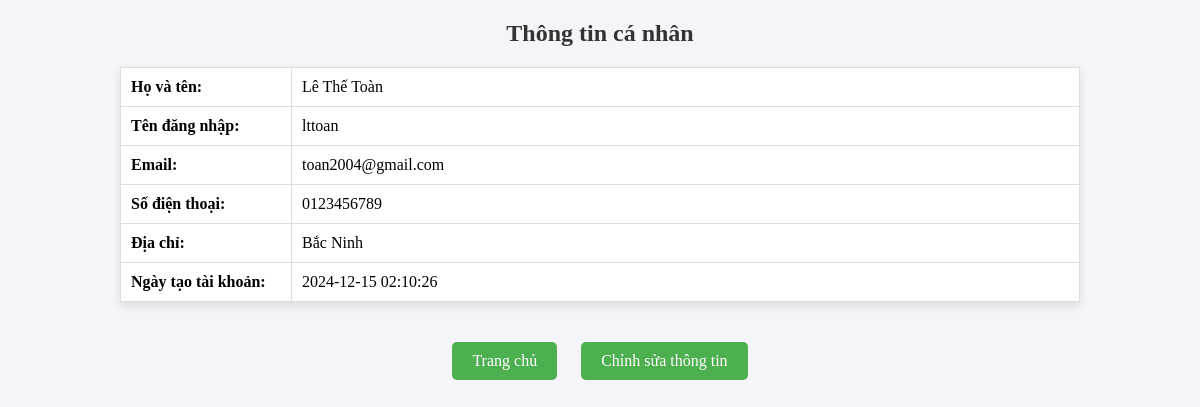
The page /userInfo.php (signed in) on the database its author committed.
### tables this page shows
CREATE TABLE `users` (
  `username` varchar(255) NOT NULL,
  `password` varchar(255) NOT NULL,
  `email` varchar(255) NOT NULL,
  `name` varchar(255) NOT NULL,
  `address` text DEFAULT NULL,
  `phone_number` varchar(20) DEFAULT NULL,
  `created_at` timestamp NOT NULL DEFAULT current_timestamp()
);

### userInfo.php (the view, shortened to what this page needs)
<!DOCTYPE html>
<html lang="en">
    <head>
        <link rel="stylesheet" href="./css/userInfo.css">
    </head>
    <body>
        <?php
            require 'connect.php';
            if(isset($_SESSION['username'])){
                $username = $_SESSION['username'];
                $sql = "SELECT * FROM users WHERE username = '$username'";
                $result = $conn->query($sql);
                $user = $result->fetch_assoc();
            }
            else{
                echo "<script>
                        alert('Bạn cần đăng nhập để sử dụng chức năng này .');
                        window.location.href = 'dangnhap.php';
                    </script>";
            }
        ?>
        <div class="user-profile">
        <h2>Thông tin cá nhân</h2>
        <table>
            <tr>
                <th>Họ và tên:</th>
                <td><?php echo $user['name']; ?></td>
            </tr>
            <tr>
                <th>Tên đăng nhập:</th>
                <td><?php echo $user['username']; ?></td>
            </tr>
            <tr>
                <th>Email:</th>
                <td><?php echo $user['email']; ?></td>
            </tr>
            <tr>
                <th>Số điện thoại:</th>
                <td><?php echo $user['phone_number']; ?></td>
            </tr>
            <tr>
                <th>Địa chỉ:</th>
                <td><?php echo $user['address']; ?></td>
            </tr>
            <tr>
                <th>Ngày tạo tài khoản:</th>
                <td><?php echo $user['created_at']; ?></td>
            </tr>
        </table>
        <div class="hanh_dong">
            <a href="home.php">Trang chủ</a>
            <a href="chinh_sua.php" class="chinh_sua">Chỉnh sửa thông tin</a>
        </div>
    </div>
    </body>
</html>

### css/userInfo.css (style rules this page uses)
body { background-color: #f4f4f9; margin: 0; padding: 0; }
h2 { text-align: center; color: #333; margin-bottom: 20px; }
table { width: 80%; margin: 20px auto; border-collapse: collapse; background-color: #fff; box-shadow: 0 4px 8px rgba(0, 0, 0, 0.1); }
table td,table th { padding: 10px; border: 1px solid #ddd; font-size: 16px; text-align: start; }
table th { width: 150px; }
.hanh_dong { text-align: center; margin-top: 30px; }
.hanh_dong a { display: inline-block; padding: 10px 20px; background-color: #4CAF50; color: white; text-decoration: none; border-radius: 5px; margin: 10px; font-size: 16px; }

### rows shown on the page
users: name "Lê Thế Toàn", username "lttoan", email "toan2004@gmail.com", phone_number "0123456789", address "Bắc Ninh", created_at "2024-12-15 02:10:26"
